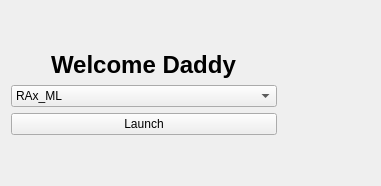
        <widget class="QWidget" name="welcomePage">
         <layout class="QHBoxLayout" name="horizontalLayout_4">
          <item>
           <layout class="QVBoxLayout" name="verticalLayout_4">
            <item>
             <spacer name="verticalSpacer_2">
              <property name="orientation">
               <enum>Qt::Vertical</enum>
              </property>
              <property name="sizeHint" stdset="0">
               <size>
                <width>20</width>
                <height>40</height>
               </size>
              </property>
             </spacer>
            </item>
            <item>
             <layout class="QHBoxLayout" name="horizontalLayout_8">
              <item>
               <spacer name="horizontalSpacer_11">
                <property name="orientation">
                 <enum>Qt::Horizontal</enum>
                </property>
                <property name="sizeHint" stdset="0">
                 <size>
                  <width>40</width>
                  <height>20</height>
                 </size>
                </property>
               </spacer>
              </item>
              <item>
               <widget class="QLabel" name="welcomeLabel">
                <property name="font">
                 <font>
                  <pointsize>18</pointsize>
                  <weight>75</weight>
                  <bold>true</bold>
                 </font>
                </property>
                <property name="text">
                 <string>Welcome Daddy</string>
                </property>
               </widget>
              </item>
              <item>
               <spacer name="horizontalSpacer_12">
                <property name="orientation">
                 <enum>Qt::Horizontal</enum>
                </property>
                <property name="sizeHint" stdset="0">
                 <size>
                  <width>40</width>
                  <height>20</height>
                 </size>
                </property>
               </spacer>
              </item>
             </layout>
            </item>
            <item>
             <widget class="QComboBox" name="modeComboBox">
              <property name="focusPolicy">
               <enum>Qt::NoFocus</enum>
              </property>
              <item>
               <property name="text">
                <string>RAx_ML</string>
               </property>
              </item>
              <item>
               <property name="text">
                <string>File Converter</string>
               </property>
              </item>
              <item>
               <property name="text">
                <string>MS Comparison</string>
               </property>
              </item>
              <item>
               <property name="text">
                <string>D Statistic</string>
               </property>
              </item>
              <item>
               <property name="text">
                <string>Tetris</string>
               </property>
              </item>
              <item>
               <property name="text">
                <string>Snake</string>
               </property>
              </item>
             </widget>
            </item>
            <item>
             <widget class="QPushButton" name="launchBtn">
              <property name="focusPolicy">
               <enum>Qt::NoFocus</enum>
              </property>
              <property name="text">
               <string>Launch</string>
              </property>
             </widget>
            </item>
            <item>
             <spacer name="verticalSpacer_3">
              <property name="orientation">
               <enum>Qt::Vertical</enum>
              </property>
              <property name="sizeHint" stdset="0">
               <size>
                <width>20</width>
                <height>40</height>
               </size>
              </property>
             </spacer>
            </item>
           </layout>
          </item>
          <item>
           <spacer name="horizontalSpacer_13">
            <property name="orientation">
             <enum>Qt::Horizontal</enum>
            </property>
            <property name="sizeHint" stdset="0">
             <size>
              <width>40</width>
              <height>20</height>
             </size>
            </property>
           </spacer>
          </item>
          <item>
           <widget class="QLabel" name="welcomeLogoImage">
            <property name="text">
             <string/>
            </property>
           </widget>
          </item>
          <item>
           <spacer name="horizontalSpacer_14">
            <property name="orientation">
             <enum>Qt::Horizontal</enum>
            </property>
            <property name="sizeHint" stdset="0">
             <size>
              <width>40</width>
              <height>20</height>
             </size>
            </property>
           </spacer>
          </item>
         </layout>
        </widget>
